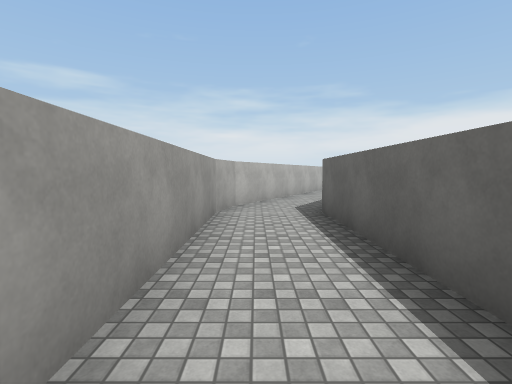
view 1 (above)

15 first-person views from a walk through a Unity game level. The camera is 1.5 m above the floor, tilts 4° down and sees 85° across. The floor is counted in squares, 2 m on a side. Each view is taken from the middle of a square. On the plan, view 1 faces up. The plan holds only what a view shows up to about 10 squares ahead; the rest is blank. The place goes on beyond the plan. The player is left out. Surface patterns are stand-ins for the level's own textures.

view 2
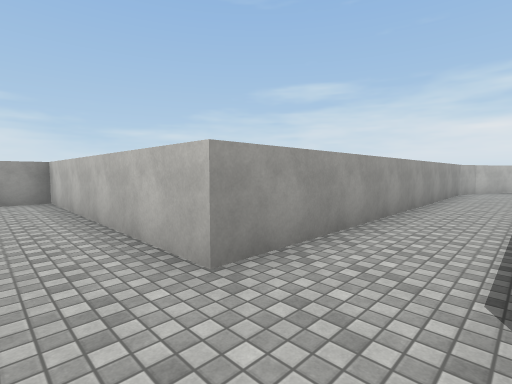

view 3
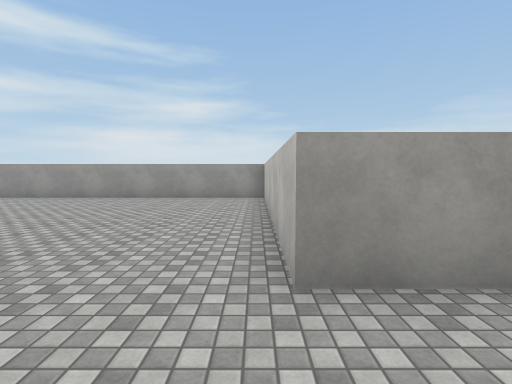

view 4
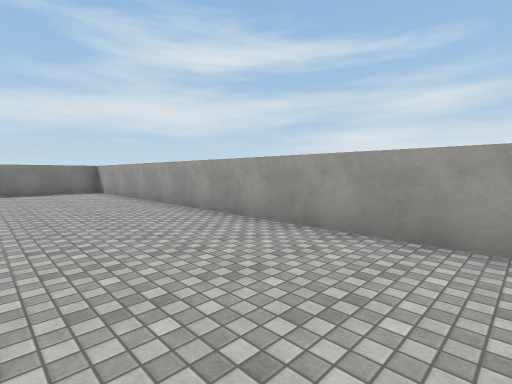

view 5
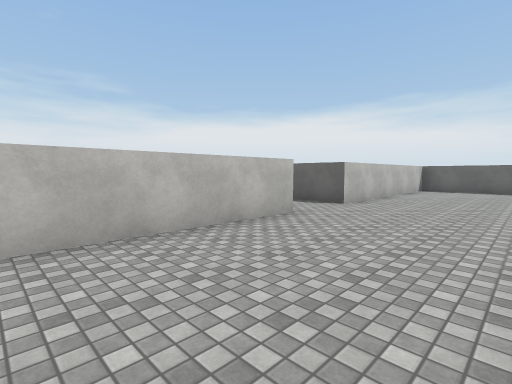

view 6
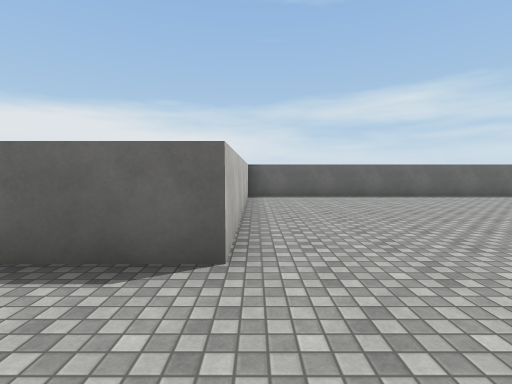

view 7
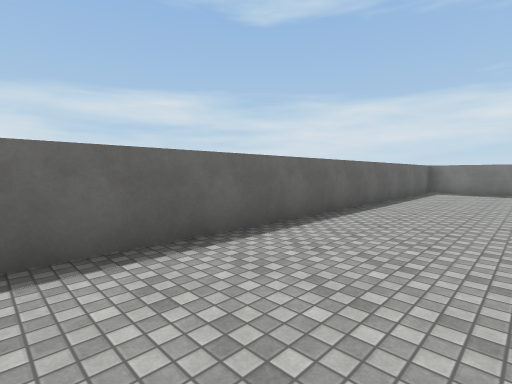

view 8
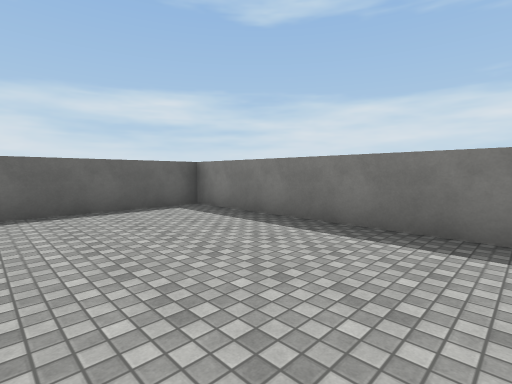

view 9
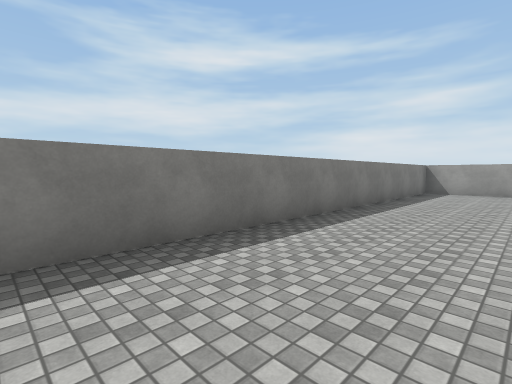

view 10
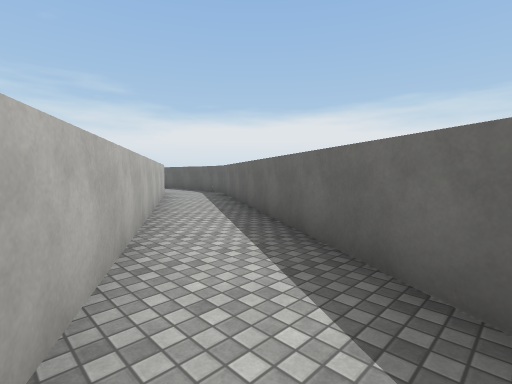

view 11
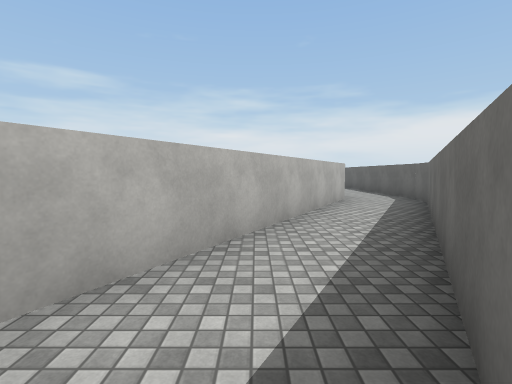

view 12
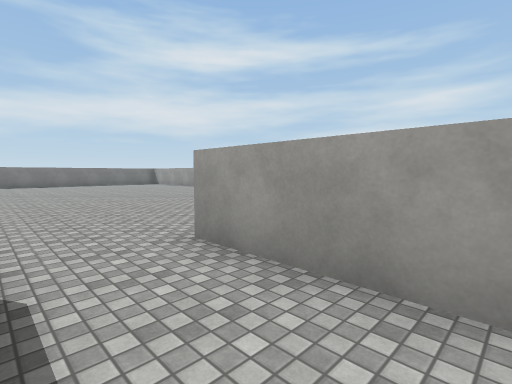

view 13
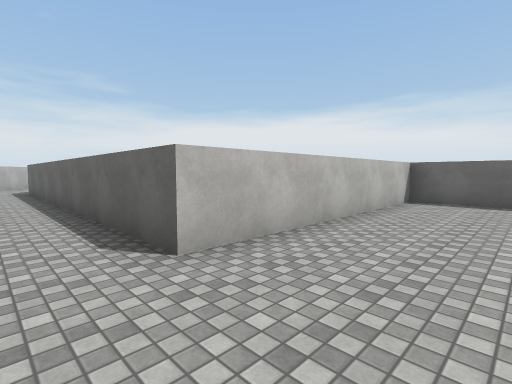

view 14
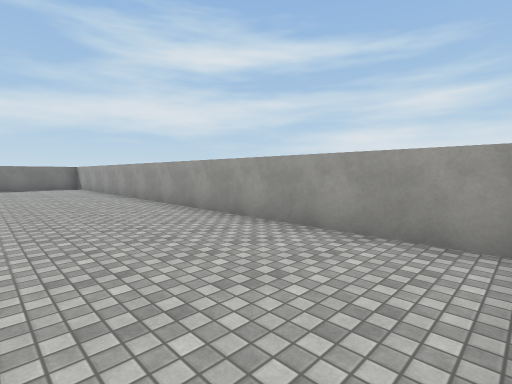

view 15
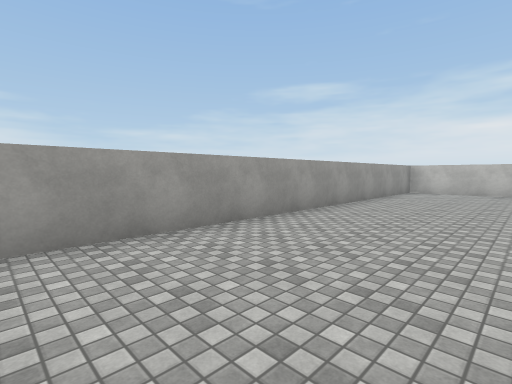

### Floor plan
Points are (right, up) in squares from view 1. A wall is a line through its corners. A room is listed if a view was taken in it or the views show most of it. See-through windows are left out.
Room 1 (views 1, 2, 3, 4, 5, 6, 7, 8, 9, 10, 12, 13, 14, 15)
walls: (-0.7, 5.2) (-0.7, -4.8) (-7.3, -4.8) (-7.3, -19.7) (7.7, -19.7) (7.7, -4.8) (1.3, -4.8) (1.3, 5.2); (-0.4, 6.4) (-0.8, 5.2)
ways out: opening at (1, 7) to room 2
Room 2 (view 11)
walls: (1.1, 9) (-0.5, 6.3); (1.7, 6) (2.9, 8.1)
ways out: opening at (1, 7) to room 1; opening at (2, 9)

Positions as (right, up) in squares from view 1, and headings:
1: (0, 0), facing up
2: (1, -6), facing up-left
3: (1, -5), facing left
4: (-4, -8), facing down-left
5: (-5, -8), facing up-right
6: (-1, -5), facing right
7: (5, -8), facing down-right
8: (2, -16), facing down-right
9: (4, -17), facing down-left
10: (0, 6), facing up-right
11: (2, 7), facing up
12: (1, -2), facing down-left
13: (0, -7), facing up-right
14: (-4, -5), facing down-left
15: (-4, -16), facing up-left
